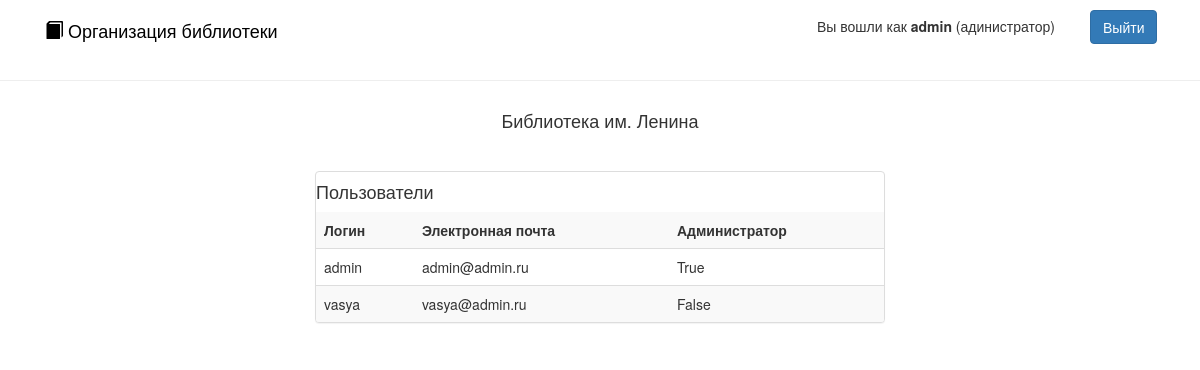
Page /users (signed in) on the committed database.
### app/models/User.py (models this page shows, shortened)
class User(db.Model, UserMixin):
    login = db.Column('login', db.String(30), primary_key=True, nullable=False)
    password = db.Column('password', db.String(30), nullable=False)
    email = db.Column('email', db.String(100), nullable=False)
    is_admin = db.Column('is_admin', db.Boolean, nullable=False)
    books = db.relationship('Book',
                            secondary=users_books,
                            primaryjoin=(users_books.c.user_login == login),
                            backref=db.backref('users_books', lazy='dynamic'),
                            lazy='dynamic')
    orders = db.relationship('Order')
    @classmethod
    def get(cls, id):
        return cls.query.get(id)
    @classmethod
    def get_all(cls):
        return cls.query.all()

### app/controllers/UserController.py (the view)
@app.route("/users", methods=['GET'])
@login_required
def users():
    if not current_user.is_admin:
        abort(403)  # access denied
    return render_template('user/list.html', users=User.get_all())

### app/controllers/LoginController.py (called while the page is built)
@login_manager.user_loader
def load_user(lgn):
    return User.get(lgn)

### templates/user/list.html (shortened to what this page needs)
{% extends "layout.html" %}
{% block body %}
<header class="navbar navbar-static-top text-center">
  <h4>Библиотека им. Ленина</h4>
</header>
<div class="container col-md-6 col-md-offset-3">
    <div class="panel panel-default">
        <h4>Пользователи</h4>
        <table class="table table-striped">
            <tr>
                <th>Логин</th>
                <th>Электронная почта</th>
                <th>Администратор</th>
            </tr>
            {% for u in users %}
            <tr>
                <td>{{u.login}}</td>
                <td>{{u.email}}</td>
                <td>{{u.is_admin}}</td>
            </tr>
            {% endfor %}
        </table>
    </div>
</div>
{% endblock %}

### templates/layout.html (shortened to what this page needs)
<!DOCTYPE html>
<head>
    <link href="/static/css/bootstrap.min.css" rel="stylesheet">
</head>
<body>
    <header class="navbar navbar-static-top" style="margin-top: 10px;">
        <div class="container">
            <div class="col-md-8">
                <a href="{{ url_for('main') }}" style="color:black; text-decoration: none;">
                    <h4><span class="glyphicon glyphicon-book" aria-hidden="true"></span> Организация библиотеки</h4>
                </a>
            </div>
            {% if current_user.is_authenticated() %}
            <div class="col-md-3 text-right">
                <a class="btn btn-default"
                    {% if current_user.is_admin %}
                        href="{{ url_for('admin_users') }}"
                    {% endif %}
                    style="border: none;">Вы вошли как <b>{{ current_user.login }}</b>
                {% if current_user.is_admin %}
                    (адинистратор)
                {% endif %}
                </a>
            </div>
            <div class="col-md-1">
                <a class="btn btn-primary" href=" {{ url_for('logout') }}">Выйти</a>
            </div>
            {% endif %}
        </div>
    </header>
    <hr>
    {% block body %}{% endblock %}
</body>
</html>

### rows in the picture
User: login "admin", email "admin@admin.ru", is_admin "True"
User: login "vasya", email "vasya@admin.ru", is_admin "False"
